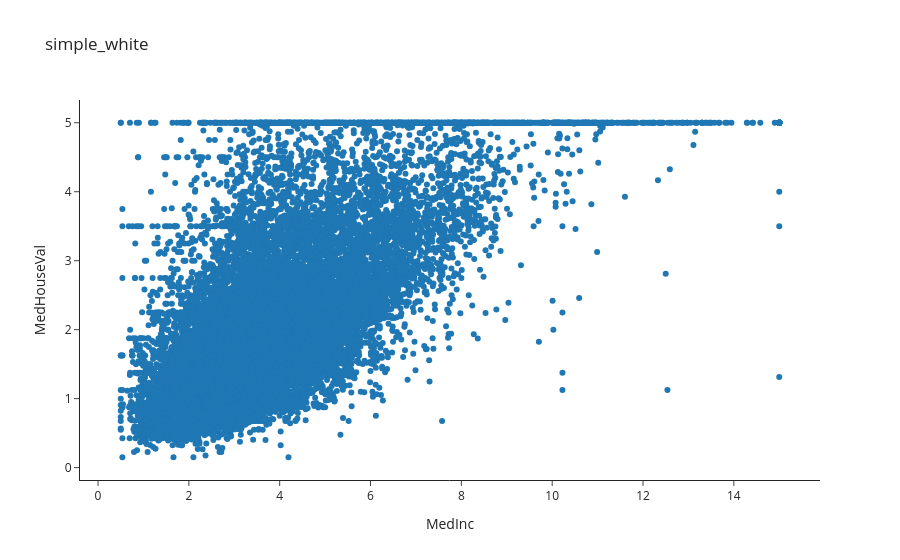

Notebook code for this chart:
### Code cell
# simple_whiteテンプレートを使用
figure = go.Figure(
    data=[trace],
    layout = go.Layout(
        template=templates_config['simple_white'],  # template='simple_white' でも可
        xaxis={'title': 'MedInc'},
        yaxis={'title': 'MedHouseVal'},
        title='simple_white'
    )
)

figure

### Figure 1 — Plotly figure (JSON) as saved in the notebook; plotly's stock layout.template omitted (floating-point values rounded to 4 significant figures; data arrays with more than 128 entries replaced by an {"elided": "..."} marker saying what was removed)
{"data": [{"mode": "markers", "type": "scatter", "x": {"elided": "20640 float values"}, "y": {"elided": "20640 float values"}}], "layout": {"title": {"text": "simple_white"}, "xaxis": {"title": {"text": "MedInc"}}, "yaxis": {"title": {"text": "MedHouseVal"}}}}
